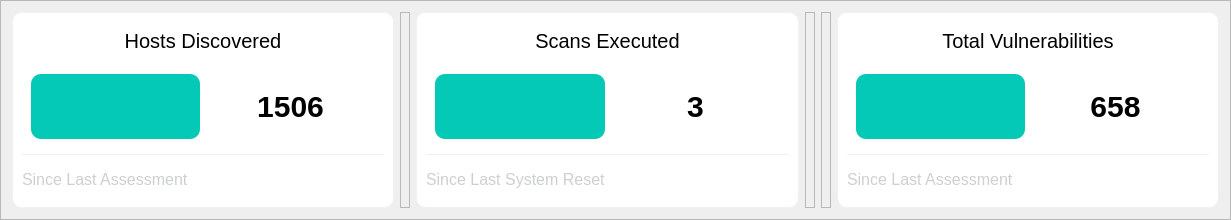
    <widget class="QFrame" name="frame_CentralTop">
     <property name="geometry">
      <rect>
       <x>0</x>
       <y>50</y>
       <width>1231</width>
       <height>220</height>
      </rect>
     </property>
     <property name="minimumSize">
      <size>
       <width>0</width>
       <height>220</height>
      </size>
     </property>
     <property name="maximumSize">
      <size>
       <width>16777215</width>
       <height>220</height>
      </size>
     </property>
     <property name="frameShape">
      <enum>QFrame::StyledPanel</enum>
     </property>
     <property name="frameShadow">
      <enum>QFrame::Raised</enum>
     </property>
     <layout class="QHBoxLayout" name="horizontalLayout_4">
      <item>
       <widget class="QFrame" name="frame_DashHostDiscovered_2">
        <property name="layoutDirection">
         <enum>Qt::LeftToRight</enum>
        </property>
        <property name="styleSheet">
         <string notr="true">QFrame{
border:1px solid #edf2fa;
background-color:#fff;
border-radius:10px;
text-align:center;
}</string>
        </property>
        <property name="frameShape">
         <enum>QFrame::StyledPanel</enum>
        </property>
        <property name="frameShadow">
         <enum>QFrame::Raised</enum>
        </property>
        <layout class="QVBoxLayout" name="verticalLayout_23">
         <item>
          <widget class="QLabel" name="label_DashHostDiscovered_2">
           <property name="styleSheet">
            <string notr="true">QLabel{

	font-size:20px;
	border:0px;

}</string>
           </property>
           <property name="text">
            <string>Hosts Discovered</string>
           </property>
           <property name="alignment">
            <set>Qt::AlignCenter</set>
           </property>
          </widget>
         </item>
         <item>
          <widget class="QFrame" name="frame_12">
           <property name="styleSheet">
            <string notr="true">QFrame{border:0px;}</string>
           </property>
           <property name="frameShape">
            <enum>QFrame::StyledPanel</enum>
           </property>
           <property name="frameShadow">
            <enum>QFrame::Raised</enum>
           </property>
           <layout class="QHBoxLayout" name="horizontalLayout_20">
            <item>
             <widget class="QPushButton" name="pushButton_DashHostDiscovered_2">
              <property name="minimumSize">
               <size>
                <width>0</width>
                <height>65</height>
               </size>
              </property>
              <property name="layoutDirection">
               <enum>Qt::LeftToRight</enum>
              </property>
              <property name="styleSheet">
               <string notr="true">QPushButton{
background-color:#04c9b7;
border:0px;
border-radius:10px;
}</string>
              </property>
              <property name="text">
               <string/>
              </property>
              <property name="icon">
               <iconset>
                <normaloff>:/icons/star-1.png</normaloff>:/icons/star-1.png</iconset>
              </property>
              <property name="iconSize">
               <size>
                <width>55</width>
                <height>55</height>
               </size>
              </property>
             </widget>
            </item>
            <item>
             <widget class="QLabel" name="label_CountDashHostDiscovered_2">
              <property name="styleSheet">
               <string notr="true">QLabel{

	font-size:30px;
	border:0px;
	font-weight: bold;

}</string>
              </property>
              <property name="text">
               <string>1506</string>
              </property>
              <property name="alignment">
               <set>Qt::AlignCenter</set>
              </property>
             </widget>
            </item>
           </layout>
          </widget>
         </item>
         <item>
          <widget class="QFrame" name="frame_Line_2">
           <property name="maximumSize">
            <size>
             <width>16777215</width>
             <height>1</height>
            </size>
           </property>
           <property name="styleSheet">
            <string notr="true">QFrame{
border:0px;
background-color:#edf2fa;
border-radius:0px;
}</string>
           </property>
           <property name="frameShape">
            <enum>QFrame::StyledPanel</enum>
           </property>
           <property name="frameShadow">
            <enum>QFrame::Raised</enum>
           </property>
          </widget>
         </item>
         <item>
          <widget class="QLabel" name="label_DescDashHostDiscovered_2">
           <property name="styleSheet">
            <string notr="true">QLabel{

	font-size:16px;
	border:0px;
color:rgb(204, 207, 211);

}</string>
           </property>
           <property name="text">
            <string>Since Last Assessment</string>
           </property>
          </widget>
         </item>
        </layout>
       </widget>
      </item>
      <item>
       <widget class="QFrame" name="frame_CentralSpace1_2">
        <property name="maximumSize">
         <size>
          <width>10</width>
          <height>16777215</height>
         </size>
        </property>
        <property name="frameShape">
         <enum>QFrame::StyledPanel</enum>
        </property>
        <property name="frameShadow">
         <enum>QFrame::Raised</enum>
        </property>
       </widget>
      </item>
      <item>
       <widget class="QFrame" name="frame_DashScanExecuted_2">
        <property name="styleSheet">
         <string notr="true">QFrame{
border:1px solid #edf2fa;
background-color:#fff;
border-radius:10px;
}</string>
        </property>
        <property name="frameShape">
         <enum>QFrame::StyledPanel</enum>
        </property>
        <property name="frameShadow">
         <enum>QFrame::Raised</enum>
        </property>
        <layout class="QVBoxLayout" name="verticalLayout_24">
         <item>
          <widget class="QLabel" name="label_DashScanExecuted_2">
           <property name="styleSheet">
            <string notr="true">QLabel{

	font-size:20px;
	border:0px;

}</string>
           </property>
           <property name="text">
            <string>Scans Executed</string>
           </property>
           <property name="alignment">
            <set>Qt::AlignCenter</set>
           </property>
          </widget>
         </item>
         <item>
          <widget class="QFrame" name="frame_13">
           <property name="styleSheet">
            <string notr="true">QFrame{border:0px;}</string>
           </property>
           <property name="frameShape">
            <enum>QFrame::StyledPanel</enum>
           </property>
           <property name="frameShadow">
            <enum>QFrame::Raised</enum>
           </property>
           <layout class="QHBoxLayout" name="horizontalLayout_21">
            <item>
             <widget class="QPushButton" name="pushButton_DashScanExecuted_2">
              <property name="minimumSize">
               <size>
                <width>0</width>
                <height>65</height>
               </size>
              </property>
              <property name="styleSheet">
               <string notr="true">QPushButton{
background-color:#04c9b7;
border:0px;
border-radius:10px;
}</string>
              </property>
              <property name="text">
               <string/>
              </property>
              <property name="icon">
               <iconset>
                <normaloff>:/icons/search-1.png</normaloff>:/icons/search-1.png</iconset>
              </property>
              <property name="iconSize">
               <size>
                <width>55</width>
                <height>55</height>
               </size>
              </property>
             </widget>
            </item>
            <item>
             <widget class="QLabel" name="label_CountDashScanExecuted_2">
              <property name="styleSheet">
               <string notr="true">QLabel{

	font-size:30px;
	border:0px;
	font-weight: bold;

}</string>
              </property>
              <property name="text">
               <string>3</string>
              </property>
              <property name="alignment">
               <set>Qt::AlignCenter</set>
              </property>
             </widget>
            </item>
           </layout>
          </widget>
         </item>
         <item>
          <widget class="QFrame" name="frame_Line_4">
           <property name="maximumSize">
            <size>
             <width>16777215</width>
             <height>1</height>
            </size>
           </property>
           <property name="styleSheet">
            <string notr="true">QFrame{
border:0px;
background-color:#edf2fa;
border-radius:0px;
}</string>
           </property>
           <property name="frameShape">
            <enum>QFrame::StyledPanel</enum>
           </property>
           <property name="frameShadow">
            <enum>QFrame::Raised</enum>
           </property>
          </widget>
         </item>
         <item>
          <widget class="QLabel" name="label_DescDashScanExecuted_2">
           <property name="styleSheet">
            <string notr="true">QLabel{

	font-size:16px;
	border:0px;
color:rgb(204, 207, 211);

}</string>
           </property>
           <property name="text">
            <string>Since Last System Reset</string>
           </property>
          </widget>
         </item>
        </layout>
       </widget>
      </item>
      <item>
       <widget class="QFrame" name="frame_CentralSpace2_2">
        <property name="maximumSize">
         <size>
          <width>10</width>
          <height>16777215</height>
         </size>
        </property>
        <property name="frameShape">
         <enum>QFrame::StyledPanel</enum>
        </property>
        <property name="frameShadow">
         <enum>QFrame::Raised</enum>
        </property>
       </widget>
      </item>
      <item>
       <widget class="QFrame" name="frame_CentralSpace3_2">
        <property name="maximumSize">
         <size>
          <width>10</width>
          <height>16777215</height>
         </size>
        </property>
        <property name="frameShape">
         <enum>QFrame::StyledPanel</enum>
        </property>
        <property name="frameShadow">
         <enum>QFrame::Raised</enum>
        </property>
       </widget>
      </item>
      <item>
       <widget class="QFrame" name="frame_DashTotalVuln_2">
        <property name="styleSheet">
         <string notr="true">QFrame{
border:1px solid #edf2fa;
background-color:#fff;
border-radius:10px;
}</string>
        </property>
        <property name="frameShape">
         <enum>QFrame::StyledPanel</enum>
        </property>
        <property name="frameShadow">
         <enum>QFrame::Raised</enum>
        </property>
        <layout class="QVBoxLayout" name="verticalLayout_26">
         <item>
          <widget class="QLabel" name="label_DashHostDiscovered_9">
           <property name="styleSheet">
            <string notr="true">QLabel{

	font-size:20px;
	border:0px;

}</string>
           </property>
           <property name="text">
            <string>Total Vulnerabilities</string>
           </property>
           <property name="alignment">
            <set>Qt::AlignCenter</set>
           </property>
          </widget>
         </item>
         <item>
          <widget class="QFrame" name="frame_15">
           <property name="styleSheet">
            <string notr="true">QFrame{border:0px;}</string>
           </property>
           <property name="frameShape">
            <enum>QFrame::StyledPanel</enum>
           </property>
           <property name="frameShadow">
            <enum>QFrame::Raised</enum>
           </property>
           <layout class="QHBoxLayout" name="horizontalLayout_23">
            <item>
             <widget class="QPushButton" name="pushButton_DashTotalVuln_2">
              <property name="minimumSize">
               <size>
                <width>0</width>
                <height>65</height>
               </size>
              </property>
              <property name="styleSheet">
               <string notr="true">QPushButton{
background-color:#04c9b7;
border:0px;
border-radius:10px;
}</string>
              </property>
              <property name="text">
               <string/>
              </property>
              <property name="icon">
               <iconset>
                <normaloff>:/icons/unlocked.png</normaloff>:/icons/unlocked.png</iconset>
              </property>
              <property name="iconSize">
               <size>
                <width>55</width>
                <height>55</height>
               </size>
              </property>
             </widget>
            </item>
            <item>
             <widget class="QLabel" name="label_CountDashTotalVuln_2">
              <property name="styleSheet">
               <string notr="true">QLabel{

	font-size:30px;
	border:0px;
	font-weight: bold;

}</string>
              </property>
              <property name="text">
               <string>658</string>
              </property>
              <property name="alignment">
               <set>Qt::AlignCenter</set>
              </property>
             </widget>
            </item>
           </layout>
          </widget>
         </item>
         <item>
          <widget class="QFrame" name="frame_Line_9">
           <property name="maximumSize">
            <size>
             <width>16777215</width>
             <height>1</height>
            </size>
           </property>
           <property name="styleSheet">
            <string notr="true">QFrame{
border:0px;
background-color:#edf2fa;
border-radius:0px;
}</string>
           </property>
           <property name="frameShape">
            <enum>QFrame::StyledPanel</enum>
           </property>
           <property name="frameShadow">
            <enum>QFrame::Raised</enum>
           </property>
          </widget>
         </item>
         <item>
          <widget class="QLabel" name="label_DescDashTotalVuln_2">
           <property name="styleSheet">
            <string notr="true">QLabel{

	font-size:16px;
	border:0px;
color:rgb(204, 207, 211);

}</string>
           </property>
           <property name="text">
            <string>Since Last Assessment</string>
           </property>
          </widget>
         </item>
        </layout>
       </widget>
      </item>
     </layout>
    </widget>
